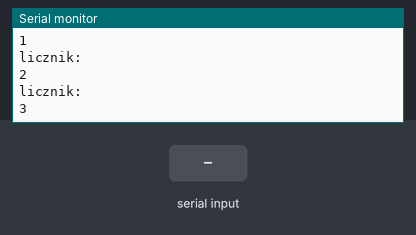
Simulated run of this sketch. Board: Arduino Uno, built with avr-gcc and run on an emulated ATmega328P. Parts: the last lines printed to the serial monitor. Inputs (shaded band) come from the test bench.

Above: at 1.2 s.
1.3 s: "90,45\n" received over Serial
At 2.6 s:
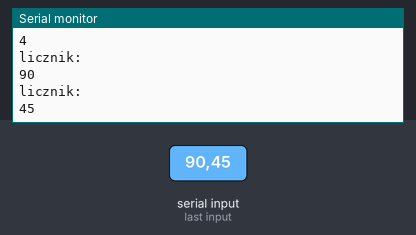
2.8 s: "30,150\n" received over Serial
At 4.1 s:
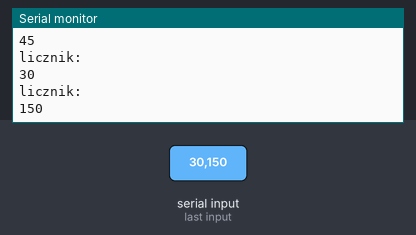
Timing chart, 0 to 5.8 s (numbered marks = the images above; inputs shaded):
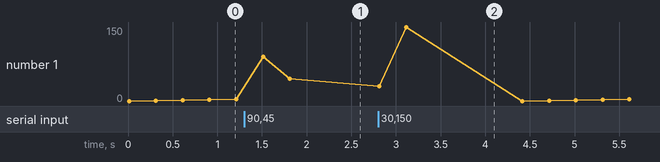

The sketch:

lab_01_05.ino
```cpp
void setup() {
  // put your setup code here, to run once:
  Serial.begin(9600);

}
int l = 0;
int w;
int stop = 0;
void loop() {
  // put your main code here, to run repeatedly:
  if (l > 100) { l = 0;}

  if (Serial.available()) {

    w = Serial.parseInt();

    if (w == -1) {
       stop = !stop;
      } else if (w == 0) {
      l = 0;
    } else if (w > 0){
        l = w;
    }
  }
  if (!stop) {
    Serial.println("licznik: ");
    Serial.println(l);
    l++;
    }
  delay(300);
}
```

Measured:
- after the input at 1.3 s, the serial monitor: prints a new line after 0.21 s (image 1)
- after the input at 2.8 s, the serial monitor: prints a new line at once (image 2)
- plotted number 1: 4 → 45 after the input at 1.3 s
